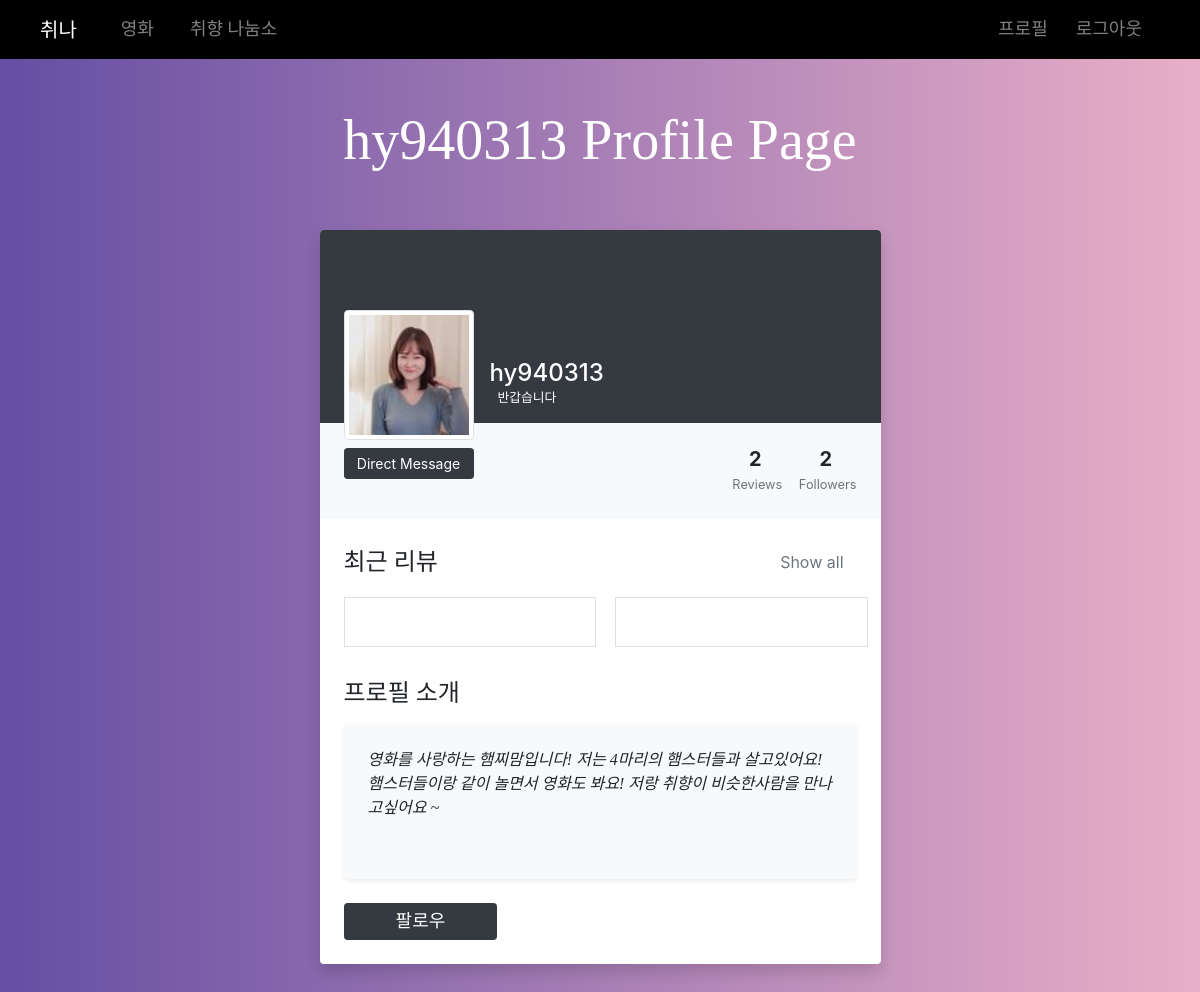
/accounts/hy940313/ (signed in), run on the app's committed database.
### accounts/models.py (models this page shows)
class User(AbstractUser):
    followers = models.ManyToManyField(
            settings.AUTH_USER_MODEL,
            related_name='followings'
    )
    myinfo = models.TextField(blank=True, null=True)
    image = ProcessedImageField(upload_to='',processors=[ResizeToFill(100,100)],blank=True, null=True)
    nickname = models.TextField(blank=True, null=True)

### accounts/views.py (the view)
# urls.py: path('<username>/', views.profile, name='profile'),
@login_required
def profile(request, username):
    User = get_user_model()
    user_id = User.objects.filter(username=username).values('id')[0]['id']
    person = get_object_or_404(User, username=username)
    reviews = Review.objects.filter(user=user_id)
    context = {
        'person': person,
        'reviews' : reviews,
    }
    return render(request, 'accounts/profile.html', context)

### accounts/templates/accounts/profile.html (shortened to what this page needs)
{% extends 'base.html' %}
{% load static %}
{% block head %}
<link rel="stylesheet" href="{% static 'articles/style.css' %}">
{% endblock %}
{% block content %}
{% load static %}
<div class="row">
    <div class="col-lg-7 mx-auto text-white text-center pt-5 text_R">
            {% if person.nickname %}
            <h1 class="display-4">{{ person.nickname }} Profile Page</h1>
            {%else %}
            <h1 class="display-4">{{ person.username }} Profile Page</h1>
            {% endif %}
    </div>
</div>
<div class="row py-5 px-4">
    <div class="col-xl-6 col-md-6 col-sm-10 mx-auto">
        <div class="bg-white shadow rounded overflow-hidden">
            <div class="px-4 pt-0 pb-4 bg-dark">
                <div class="media align-items-end profile-header">
                    {% if person.image and request.user == person %}
                    <div class="profile mr-3"><img src="{{ person.image.url }}" alt="img" width="130" class="rounded mb-2 img-thumbnail"><a href="{% url 'accounts:profile_edit' user.username %}" class="btn btn-dark btn-sm btn-block">Edit profile</a></div>
                    {% elif person.image and request.user != person %}
                    <div class="profile mr-3"><img src="{{ person.image.url }}" alt="img" width="130" class="rounded mb-2 img-thumbnail"><a href="#" class="btn btn-dark btn-sm btn-block">Direct Message</a></div>
                    {% elif person.image != 1 and request.user != person %}
                    <div class="profile mr-3"><img src="/static/noprofile.jpg" alt="img" width="130" class="rounded mb-2 img-thumbnail"><a href="#" class="btn btn-dark btn-sm btn-block">Direct Message</a></div>
                    {% elif person.image != 1 and request.user == person %}
                    <div class="profile mr-3"><img src="/static/noprofile.jpg" alt="img" width="130" class="rounded mb-2 img-thumbnail"><a href="{% url 'accounts:profile_edit' user.username %}" class="btn btn-dark btn-sm btn-block">Edit profil</a></div>
                    {% endif %}
                    <div class="media-body mb-5 text-white">
                        <h4 class="mt-0 mb-0">{{ person.username }}</h4>
                        {% if person.nickname %}
                        <p class="small mb-4"> <i class="fa fa-map-marker mr-2"></i>{{ person.nickname }}</p>
                        {% else %}
                        <p class="small mb-4"> 반갑습니다</p>
                        {% endif %}
                    </div>
                </div>
            </div>
            <div class="bg-light p-4 d-flex justify-content-end text-center">
                <ul class="list-inline mb-0">
                    <li class="list-inline-item">
                        <h5 class="font-weight-bold mb-0 d-block">{{ reviews.count }}</h5><small class="text-muted"> Reviews</small>
                    </li>
                    <li class="list-inline-item">
                        <h5 class="font-weight-bold mb-0 d-block">{{ person.followers.count }}</h5><small class="text-muted"> Followers</small>
                    </li>
                </ul>
            </div>
            <div class="py-4 px-4">
                <div class="d-flex align-items-center justify-content-between mb-3">
                    <h5 class="mb-0 text_B">최근 리뷰</h5><a href="#" class="btn btn-link text-muted">Show all</a>
                </div>
                <div class="row">
                    {% if reviews %}
                    {% for review in reviews %}
                    <div class="col-lg-6 mb-2 pr-lg-1"><a href="{% url 'articles:review_detail' review.movie.pk review.pk %}" class="list-group-item list-group-item-action"></a></div>
                    {% endfor %}
                    {% else %}
                    <p>등록된 리뷰가 없습니다.</p>
                    {% endif %}
            </div>
                <div class="py-4">
                    <h5 class="mb-3 text_B">프로필 소개</h5>
                    <div class="p-4 bg-light rounded shadow-sm text_XL">
                        {% if person.myinfo %}
                        <p class="font-italic mb-0">{{ person.myinfo }}</p>
                        {% else %}
                        <p class="font-italic mb-0 text_XL">등록된 소개가 없습니다</p>
                        {% endif %}
                        <ul class="list-inline small text-muted mt-3 mb-0">
                            <li class="list-inline-item"></li>
                            <li class="list-inline-item"></li>
                        </ul>
                    </div>
                </div>
                <div class = "following">
                {% if request.user != person %}
                    {% if request.user in person.followers.all %}
                    <a href="{% url 'accounts:follow' person.username %}" class="btn btn-dark btn-sm btn-block text_R" style="width: 30%;">팔로우 취소</a>
                    {% else %}
                    <a href="{% url 'accounts:follow' person.username %}" class="btn btn-dark btn-sm btn-block text_R" style="width: 30%;">팔로우</a>
                    {% endif %}
                {% endif %}
                </div>
            </div>
        </div>
    </div>
</div>
{% endblock %}

### static/articles/style.css (style rules this page uses)
.text_R { font-family: "font_R"; font-size: large; }
.text_B { font-family: "font_B"; font-size: x-large; }
.text_XL { font-family: "font_XL"; font-size: medium; }

### accounts/templates/accounts/profile.html (style rules this page uses)
.profile-header { transform: translateY(5rem); }
body { background: #654ea3; background: -webkit-linear-gradient(to right, #654ea3, #eaafc8); background: linear-gradient(to right, #654ea3, #eaafc8); min-height: 100vh; }

### data on the page
User: username "hy940313", image (picture), followers.count "2", myinfo "영화를 사랑하는 햄찌맘입니다! 저는 4마리의 햄스터들과 살고있어요! 햄스터들이랑 같이 놀면서 영화도 봐요! 저랑 취향이 비슷한사람을 만나고싶어요 ~"

### other printed values
{{ reviews.count }} "2"
